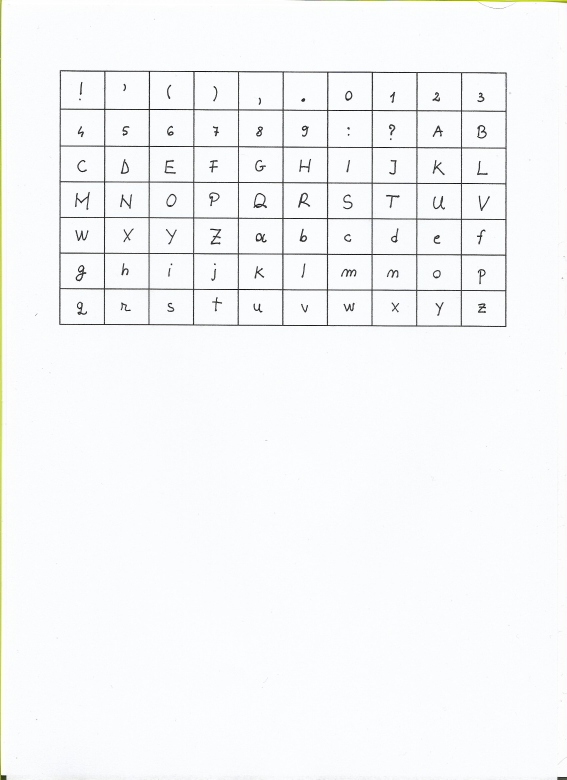
#> input picture alphabet22.png, 1700 x 2338 px, found by its file name (shown at 1/3 size)
$ python text2hand.py
#> lines starting #> are read from the running program, lines starting #| are printed output that depends on the picture
from cv2 import cv2
import numpy as np
from PIL import Image, ImageDraw, ImageFilter
from imutils import contours
import random
import docx


class get_characters():

    # [115 lines left out: functions get_transparent_alphachannel, get_boxes, not called in this run]


class get_file_handwrite():

    def write_on_txt(self, preference):
        gap, ht = 30, 50
        number = 0
        spaces = 0
        tab = 0
        isSpace = False
        isTab = False
        fullText = []

        # if the user use docx document
        if preference == 1:
            doc = docx.Document("C:\\Emil\\Proiecte\\Python\\Proiecte_Python\\Automation\\Text2Hand\\content.docx")

            # save the content in variable
            for para in doc.paragraphs:
                fullText.append(para.text)
            fullText = '\n'.join(fullText)

            # overwrite the txt
            with open('C:\\Emil\\Proiecte\\Python\\Proiecte_Python\\Automation\\Text2Hand\\dummy.txt', 'w') as f:
                for item in fullText:
                    f.write("%s" % item)

            # overwrite the txt
            with open('C:\\Emil\\Proiecte\\Python\\Proiecte_Python\\Automation\\Text2Hand\\dummy2.txt', 'w') as f:
                for item in fullText:
                    f.write("%s" % item)

        # open the files
        txt = open("C:\\Emil\\Proiecte\\Python\\Proiecte_Python\\Automation\\Text2Hand\\dummy.txt")
        txt2 = open("C:\\Emil\\Proiecte\\Python\\Proiecte_Python\\Automation\\Text2Hand\\dummy2.txt")
        BG=Image.open("C:\\Emil\\Proiecte\\Python\\Proiecte_Python\\Automation\\Text2Hand\\background1.png")

        backup = BG.copy()
        contentTXT = txt2.read().replace("\n", " ")


        for i in txt.read().replace("\n", " "):
            different = 0

            # count how many letters it follows (the next word) and calcute the dimension of it to know
            # if we need to get a new line to avoid the wrong speration of it
            if ord(i) != ord(' '):
                number += 1
            else:
                number += 1
                for k in range(number, len(contentTXT)):
                    different += 1
                    if ord(contentTXT[k]) == ord(' ') or ord(contentTXT[k]) == 9:
                        break

            # for TXT if we have more than 3 spaces that means a new line with indentation
            if ord(i) == ord(' '):
                spaces += 1
            else:
                if spaces >= 3:
                    ht += 60 + random.randint(15, 30)
                    gap = spaces * 21
                    isSpace = True
                spaces = 0

            # for DOCX if we have at least a tab that means a new line with indentation
            if ord(i) == 9:
                tab += 1
            else:
                if tab >= 1:
                    ht += 60 + random.randint(15, 30)
                    gap = tab * 90
                else:
                    if gap + different * 30 > BG.width:
                        ht += 60 + random.randint(15, 30)
                        gap = 0
                tab = 0


            # open the letters with the ascii code of the letter that we read from the file
            try:
                cases = Image.open("C:\\Emil\\Proiecte\\Python\\Proiecte_Python\\Automation\\Text2Hand\\Resources\\a" + str(ord(i)) + ".png").convert('RGBA')
            except:
                print("error")

            # special cases to move the biggest letter up and the lowers letter down
            if ord(i) == ord('b') or ord(i) == ord('d') or ord(i) == ord('f') or ord(i) == ord('h') or ord(i) == ord('k') or ord(i) == ord('l') or ord(i) == ord('t') or ord(i) >= 65 and ord(i) <= 90 or ord(i) == 39 or ord(i) == 63:
                backup.paste(cases, (gap-8, ht-10), cases)
            elif ord(i) == ord('.') or ord(i) == ord(','):
                backup.paste(cases, (gap-8, ht+15), cases)
            else:
                backup.paste(cases, (gap-8, ht), cases)


            # a new gap for every letter with random case
            gap += cases.width + random.randint(-2, -1)

        backup.save('C:\\Emil\\Proiecte\\Python\\Proiecte_Python\\Automation\\Text2Hand\\new.png')


if __name__ == "__main__":

    img = cv2.imread("C:\\Emil\\Proiecte\\Python\\Proiecte_Python\\Automation\\Text2Hand\\alphabet22.png")
#> img is the input picture: shape (2338, 1700, 3); mean B, G, R 249, 247.7, 246.7

    #img = cv2.resize(img, (892, 267))
    #img = cv2.resize(img, (850, 1169))

    # crop the file and save only the table
    # x, y, w, h = 150, 195, 1354, 460
    x, y, w, h = 176, 210, 1349, 768
    img = img[y:y+h, x:x+w]
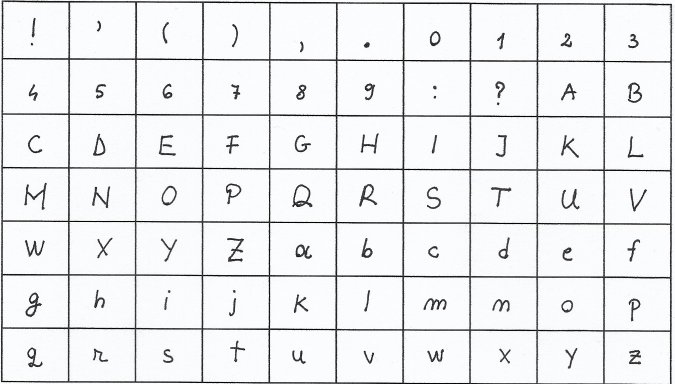
#> img: shape (768, 1349, 3) (shown at 1/2 size); mean B, G, R 238, 236.2, 235.2


    # 0 for txt and 1 for word file
    preference = 1
    # [5 lines of commented-out code are left out]
    get_file_handwrite().write_on_txt(preference)
#> (the call stopped at in write_on_txt, `doc = docx.Document("C:\\Emil\\Proiecte\\Python\\Proiecte_Python\\Auto..`: docx is not available in this run)

    cv2.waitKey(0)
